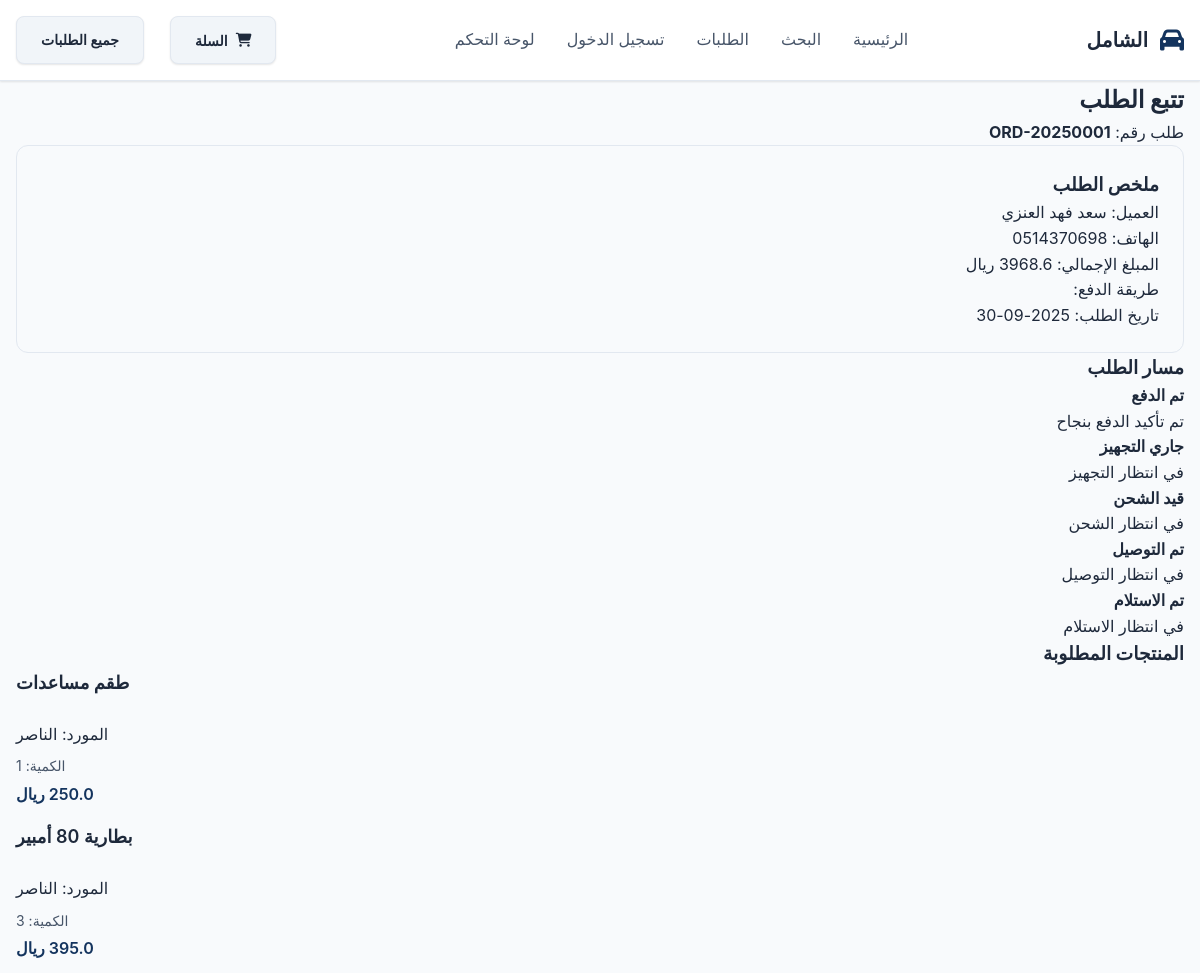
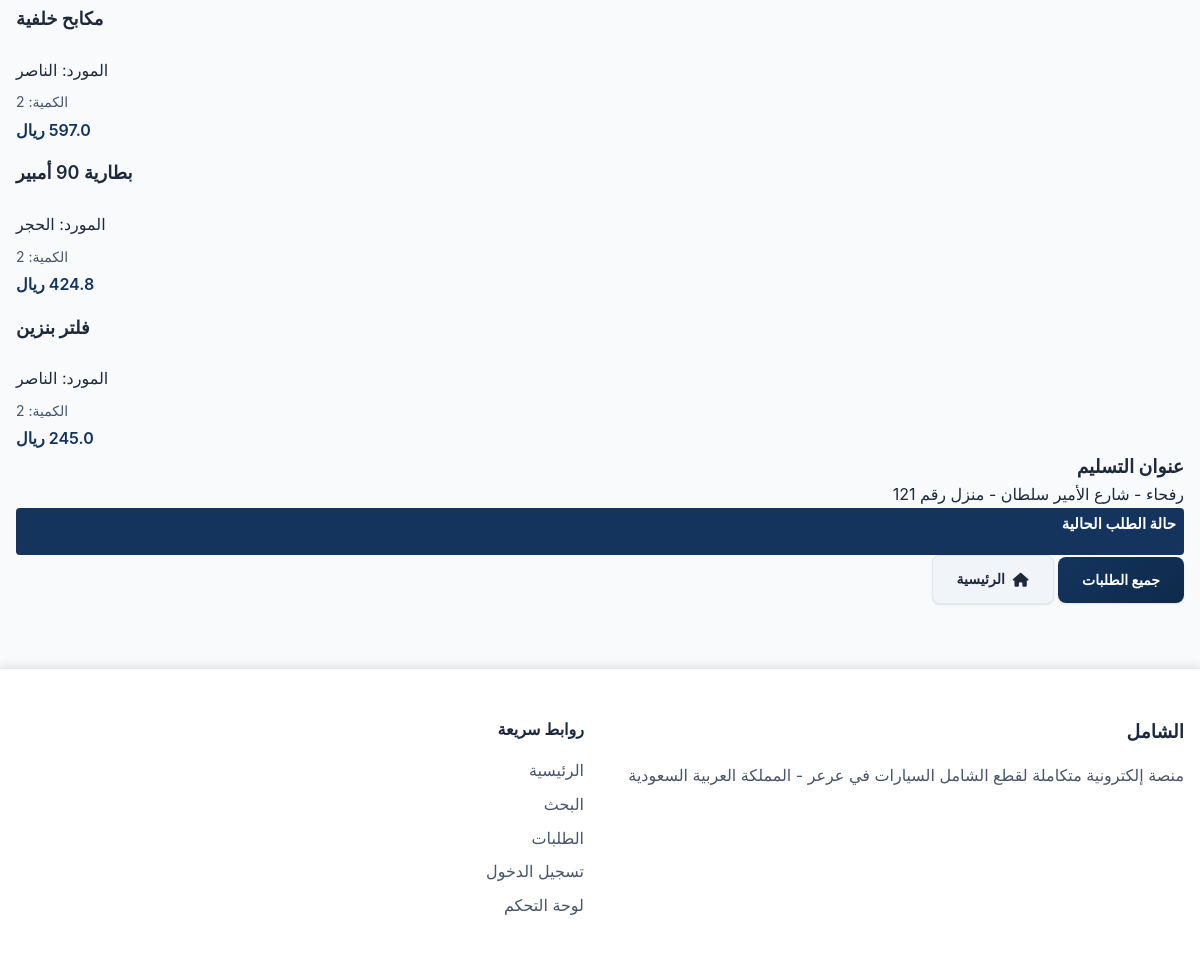
Page /track_order/ORD-20250001 on the committed database (2 pictures, top to bottom).
### tables this page shows
CREATE TABLE orders (
            id TEXT PRIMARY KEY,
            customer_name TEXT NOT NULL,
            customer_phone TEXT NOT NULL,
            customer_email TEXT,
            address TEXT NOT NULL,
            payment_method TEXT NOT NULL,
            card_number TEXT,
            card_name TEXT,
            total_amount REAL NOT NULL,
            status TEXT DEFAULT 'pending_payment',
            created_at TIMESTAMP DEFAULT CURRENT_TIMESTAMP,
            updated_at TIMESTAMP DEFAULT CURRENT_TIMESTAMP
        );

CREATE TABLE order_items (
            id INTEGER PRIMARY KEY AUTOINCREMENT,
            order_id TEXT NOT NULL,
            product_id TEXT NOT NULL,
            product_name TEXT NOT NULL,
            supplier TEXT NOT NULL,
            price REAL NOT NULL,
            quantity INTEGER NOT NULL,
            FOREIGN KEY (order_id) REFERENCES orders(id),
            FOREIGN KEY (product_id) REFERENCES products(id)
        );

### app.py (the view)
@app.route('/track_order/<order_id>')
@app.route('/track_order')
def track_order(order_id=None):
    if not order_id:
        order_id = request.args.get('order_id')
    if not order_id:
        return redirect(url_for('orders'))
    conn = get_db_connection()
    order = conn.execute('SELECT * FROM orders WHERE id = ?', (order_id,)).fetchone()
    if not order:
        conn.close()
        return redirect(url_for('orders'))
    items = conn.execute('SELECT * FROM order_items WHERE order_id = ?', (order_id,)).fetchall()
    conn.close()
    order_dict = dict_from_row(order)
    order_dict['items'] = [dict_from_row(item) for item in items]
    status = order_dict['status']
    order_dict['tracking'] = {
        'paid': order_dict['created_at'] if status in ['paid', 'shipped', 'delivered', 'received'] else None,
        'preparing': order_dict['updated_at'] if status in ['shipped', 'delivered', 'received'] else None,
        'shipped': order_dict['updated_at'] if status in ['shipped', 'delivered', 'received'] else None,
        'delivered': order_dict['updated_at'] if status in ['delivered', 'received'] else None,
        'received': order_dict['updated_at'] if status == 'received' else None
    }
    if status == 'paid':
        order_dict['next_status'] = 'preparing'
        order_dict['next_status_text'] = 'جاري التجهيز'
    elif status == 'shipped':
        order_dict['next_status'] = 'delivered'
        order_dict['next_status_text'] = 'جاري التوصيل'
    elif status == 'delivered':
        order_dict['next_status'] = 'received'
        order_dict['next_status_text'] = 'في انتظار الاستلام'
    else:
        order_dict['next_status'] = None
        order_dict['next_status_text'] = None
    return render_template('track_order.html', order=order_dict)

### app.py (called while the page is built)
def dict_from_row(row):
    return dict(row) if row else None

### database.py (called while the page is built)
def get_db_connection():
    conn = sqlite3.connect(DB_PATH)
    conn.row_factory = sqlite3.Row
    return conn

### templates/track_order.html (shortened to what this page needs)
<!DOCTYPE html>
<html lang="ar" dir="rtl">
<head>
    <link rel="stylesheet" href="https://cdnjs.cloudflare.com/ajax/libs/font-awesome/6.4.0/css/all.min.css">
    <link rel="stylesheet" href="{{ url_for('static', filename='css/main.css') }}">
</head>
<body>
    <header class="header">
        <div class="container">
            <div class="header-content">
                <div class="logo">
                    <i class="fa-solid fa-car"></i>
                    <h1>الشامل</h1>
                </div>
                <nav class="nav">
                    <ul>
                        <li><a href="{{ url_for('index') }}">الرئيسية</a></li>
                        <li><a href="{{ url_for('search') }}">البحث</a></li>
                        <li><a href="{{ url_for('orders') }}">الطلبات</a></li>
                        <li><a href="{{ url_for('admin') }}">تسجيل الدخول</a></li>
                        <li><a href="{{ url_for('customer_dashboard') }}">لوحة التحكم</a></li>
                    </ul>
                </nav>
                <div class="header-actions">
                    <button class="btn btn-secondary" onclick="openCart()"
                        style="position: relative; margin-left: 10px;">
                        <i class="fa-solid fa-shopping-cart"></i> السلة
                    </button>
                    <a href="{{ url_for('orders') }}" class="btn btn-secondary">
                        جميع الطلبات
                    </a>
                </div>
            </div>
        </div>
    </header>
    <section class="tracking-section">
        <div class="container">
            <div class="tracking-header">
                <h2>تتبع الطلب</h2>
                <p>طلب رقم: <strong>{{ order.id }}</strong></p>
            </div>
            <div class="order-summary">
                <div class="summary-card">
                    <h3>ملخص الطلب</h3>
                    <div class="summary-details">
                        <div class="detail-item">
                            <span class="label">العميل:</span>
                            <span class="value">{{ order.customer_name }}</span>
                        </div>
                        <div class="detail-item">
                            <span class="label">الهاتف:</span>
                            <span class="value">{{ order.customer_phone }}</span>
                        </div>
                        <div class="detail-item">
                            <span class="label">المبلغ الإجمالي:</span>
                            <span class="value">{{ order.total_amount }} ريال</span>
                        </div>
                        <div class="detail-item">
                            <span class="label">طريقة الدفع:</span>
                        </div>
                        <div class="detail-item">
                            <span class="label">تاريخ الطلب:</span>
                            <span class="value">{{ order.created_at[:10] }}</span>
                        </div>
                    </div>
                </div>
            </div>
            <div class="tracking-timeline">
                <h3>مسار الطلب</h3>
                <div class="timeline">
                    <div class="timeline-item {% if order.status in ['paid', 'shipped', 'delivered', 'received'] %}completed{% else %}pending{% endif %}">
                        <div class="timeline-content">
                            <h4>تم الدفع</h4>
                            <p>تم تأكيد الدفع بنجاح</p>
                        </div>
                    </div>
                    {% if order.status == 'paid' %}
                    <div class="timeline-item in-progress">
                        <div class="timeline-icon">
                        </div>
                        <div class="timeline-content">
                            <h4>جاري التجهيز</h4>
                            <p>سيتم تجهيز الطلب قريباً</p>
                        </div>
                    </div>
                    {% else %}
                    <div class="timeline-item pending">
                        <div class="timeline-content">
                            <h4>جاري التجهيز</h4>
                            <p>في انتظار التجهيز</p>
                        </div>
                    </div>
                    {% endif %}
                    {% if order.status == 'shipped' %}
                    <div class="timeline-item in-progress">
                        <div class="timeline-icon">
                        </div>
                        <div class="timeline-content">
                            <h4>قيد الشحن</h4>
                            <p>جاري التوصيل</p>
                            {% if order.tracking.shipped %}
                            <span class="timeline-date">{{ order.tracking.shipped[:16] }}</span>
                            {% endif %}
                        </div>
                    </div>
                    {% else %}
                    <div class="timeline-item pending">
                        <div class="timeline-content">
                            <h4>قيد الشحن</h4>
                            <p>في انتظار الشحن</p>
                        </div>
                    </div>
                    {% endif %}
                    {% if order.status == 'delivered' %}
                    <div class="timeline-item in-progress">
                        <div class="timeline-icon">
                        </div>
                        <div class="timeline-content">
                            <h4>تم التوصيل</h4>
                            <p>جاري الاستلام</p>
                            {% if order.tracking.delivered %}
                            <span class="timeline-date">{{ order.tracking.delivered[:16] }}</span>
                            {% endif %}
                        </div>
                    </div>
                    {% else %}
                    <div class="timeline-item pending">
                        <div class="timeline-content">
                            <h4>تم التوصيل</h4>
                            <p>في انتظار التوصيل</p>
                        </div>
                    </div>
                    {% endif %}
                    {% if order.status == 'received' %}
                    <div class="timeline-item completed">
                        <div class="timeline-icon">
                        </div>
                        <div class="timeline-content">
                            <h4>تم الاستلام</h4>
                            <p>تم تأكيد استلام الطلب</p>
                            {% if order.tracking.received %}
                            <span class="timeline-date">{{ order.tracking.received[:16] }}</span>
                            {% endif %}
                        </div>
                    </div>
                    {% else %}
                    <div class="timeline-item pending">
                        <div class="timeline-content">
                            <h4>تم الاستلام</h4>
                            <p>في انتظار الاستلام</p>
                        </div>
                    </div>
                    {% endif %}
                </div>
            </div>
            <div class="order-items">
                <h3>المنتجات المطلوبة</h3>
                <div class="items-list">
                    {% for item in order['items'] %}
                    <div class="item-card">
                        <div class="item-details">
                            <h4>{{ item.product_name }}</h4>
                            <p>المورد: {{ item.supplier }}</p>
                            <div class="item-price">
                                <span class="quantity">الكمية: {{ item.quantity }}</span>
                                <span class="price">{{ item.price }} ريال</span>
                            </div>
                        </div>
                    </div>
                    {% endfor %}
                </div>
            </div>
            <div class="delivery-address">
                <h3>عنوان التسليم</h3>
                <div class="address-card">
                    <p>{{ order.address }}</p>
                </div>
            </div>
            <div class="order-status">
                <h3>حالة الطلب الحالية</h3>
                <div class="status-card">
                    <span class="status-badge status-{{ order.status }}">
                    </span>
                </div>
            </div>
            <div class="tracking-actions">
                <a href="{{ url_for('orders') }}" class="btn btn-primary">
                    جميع الطلبات
                </a>
                <a href="{{ url_for('index') }}" class="btn btn-secondary"><i class="fa-solid fa-home"></i> الرئيسية</a>
            </div>
        </div>
    </section>
    <footer class="footer">
        <div class="container">
            <div class="footer-content">
                <div class="footer-section">
                    <h3>الشامل</h3>
                    <p>منصة إلكترونية متكاملة لقطع الشامل السيارات في عرعر - المملكة العربية السعودية</p>
                </div>
                <div class="footer-section">
                    <h4>روابط سريعة</h4>
                    <ul>
                        <li><a href="{{ url_for('index') }}">الرئيسية</a></li>
                        <li><a href="{{ url_for('search') }}">البحث</a></li>
                        <li><a href="{{ url_for('orders') }}">الطلبات</a></li>
                        <li><a href="{{ url_for('admin') }}">تسجيل الدخول</a></li>
                        <li><a href="{{ url_for('customer_dashboard') }}">لوحة التحكم</a></li>
                    </ul>
                </div>
            </div>
        </div>
    </footer>
</body>
</html>

### rows in the picture
orders: id "ORD-20250001", customer_name "سعد فهد العنزي", customer_phone "0514370698", created_at "2025-09-30", address "رفحاء - شارع الأمير سلطان - منزل رقم 121"
order_items: product_name "طقم مساعدات", supplier "الناصر", quantity "1", price "250.0"
order_items: product_name "بطارية 80 أمبير", supplier "الناصر", quantity "3", price "395.0"
order_items: product_name "مكابح خلفية", supplier "الناصر", quantity "2", price "597.0"
order_items: product_name "بطارية 90 أمبير", supplier "الحجر", quantity "2", price "424.8"
order_items: product_name "فلتر بنزين", supplier "الناصر", quantity "2", price "245.0"
